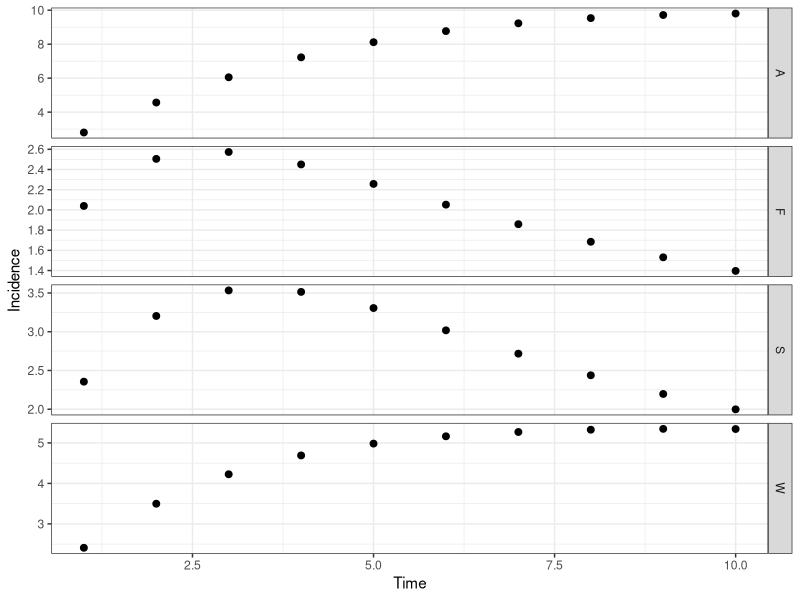

Write R code to recreate this figure.
# CF McQuaid & RMGJ Houben
# Start 21/04/2017 ---> current version 26/04/2017
# Cohort model of TB including regression and a slow stream
########################################
#         ^     ^     ^     ^          #
#      -> Q <-> S <-> C <-> Y -> M     # Q - Quiescent, S - Subclinical, C - Minimal (C+S-), Y - Disseminated (C+S+, symptomatic), M - Death (due to disease)
#     /   ^     ^                      #
#    E    |     |                      # E - Recently Infected, T - Cumulative incidence (using initial disease-free population)
#     \   v     v                      #
#      -> K <-> Z                      # K - Quiescent (slow stream), Z- Subclinical (slow stream),
#         v     v                      #
########################################
##set wd depending on who is coding/playing
setwd("C:/Users/cfmcquaid/Simulations")
#setwd("/Users/ReinHouben/Filr/ifolder/Applications (funding and jobs)/2016 - ERC starting grant/Rmodel_nathis/NatHistCoh")

#Next steps
# 1. get the prop inc disease after 5 years to 5%
###   How: play with Eq values, OR increase progression parameters
# 2. achieve 1 + start higher and sharper decrease in early years
###   How: change initial states to more realistic point, based on what prev of disease would be at screening
###   Also increase progression rates, while decreasing proportion that goes into the fast pathway

library("reshape2"); library("deSolve"); library("ggplot2"); library("plyr");
# Parameter sets: Average (), Wax (regression), Slow (slow), Full (regression, slow)
# Ax - rate from compartment A to compartment X, Omega - background mortality
paramA <- c(Eq=1.00, Qs=0.03, Qk=0.00, Kz=0.00, Kq=0.00, Sc=0.22, Sq=0.00, Sz=0.00, Zk=0.00, Zs=0.00, Cy=0.22, Cs=0.00, Ym=0.25, Yc=0.00, Omega=0)
paramW <- c(Eq=1.00, Qs=0.03, Qk=0.00, Kz=0.00, Kq=0.00, Sc=0.50, Sq=0.25, Sz=0.00, Zk=0.00, Zs=0.00, Cy=0.50, Cs=0.25, Ym=0.50, Yc=0.25, Omega=0)
paramS <- c(Eq=0.10, Qs=0.50, Qk=0.00, Kz=0.01, Kq=0.00, Sc=0.22, Sq=0.00, Sz=0.00, Zk=0.00, Zs=0.05, Cy=0.22, Cs=0.00, Ym=0.25, Yc=0.00, Omega=0)
paramF <- c(Eq=0.10, Qs=0.50, Qk=0.00, Kz=0.01, Kq=0.00, Sc=0.50, Sq=0.25, Sz=0.00, Zk=0.25, Zs=0.05, Cy=0.50, Cs=0.25, Ym=0.50, Yc=0.25, Omega=0)
# Initial states of compartments
state <- c(E=100000, Q=0, K=0, S=0, Z=0, C=0, Y=0, M=0, T=0)
# Timespan for simulation
times <- seq(0, 10, by = 1)
# Timespan for burn
timeb <- 2
# Timespan for tornado
timet <- 5
# ODE function
regr <- function(t, state, parameters){
  with(as.list(c(state, parameters)), {
   # rates of change
   dE <- - E
   dQ <- + Eq*E + Sq*S + Kq*K - (Qs + Qk + Omega)*Q
   dK <- + (1 - Eq)*E + Zk*Z + Qk*Q - (Kz + Kq + Omega)*K
   dS <- + Qs*Q + Cs*C + Zs*Z - (Sc + Sq + Sz + Omega)*S
   dZ <- + Kz*K + Sz*S - (Zk + Zs + Omega)*Z
   dC <- + Sc*S + Yc*Y - (Cs + Cy + Omega)*C
   dY <- + Cy*C -(Yc + Ym + Omega)*Y
   dM <- + Ym*Y
   dT <- + Sc*S / sum(state[1:5])
   # return the rate of change
   list(c(dE, dQ, dK, dS, dZ, dC, dY, dM, dT))
  })
}
# Burn off the first X years to establish the proportion of individuals in each compartment, removing diseased
burn <- function(tb, state, fxn, parameters){
  out <- ode(y = state, times = seq(0, tb, by = 1), func = fxn, parms = parameters)
  stateb <- c(out[tb, 2], out[tb, 3], out[tb, 4], out[tb, 5], out[tb, 6], C=0, Y=0, M=0, T=0)
  return(stateb)
}
# Calculation function
calc <- function(ts, tb, state, fxn, parameters, source){
  stateb <- burn(tb = tb, state = state, fxn = regr, parameters = parameters)
  out <- ode(y = stateb, times = ts, func = fxn, parms = parameters)
  out <- as.data.frame(out)
  # Calculating incidence
  out$inc <- parameters["Sc"]*out$S / (out$E + out$Q + out$S + out$K + out$Z)
  # Calculating incidence rate (https://en.wikipedia.org/wiki/Incidence_(epidemiology)), proportion of population that result in cases per year = (total # cases incl mort) / {[(C+Y)_t1-(C+Y)_t0]*(t1+t0)/2 + t1*(E+Q+S+K+Z)_t1}
  out$rate <- (out$C + out$Y + out$M) / (head(c(out$C,0) + c(out$Y,0) - c(0,out$C) - c(0,out$Y), -1)*head(c(out$time,0) - c(0,out$time), -1) / 2 + (out$E + out$Q + out$S + out$K + out$Z)*out$time)
  # Calculating the "relative risk" (see Vynnycky & Fine, 1997)
  # out$risk <- head(c(out$C,0) + c(out$Y,0) - c(0,out$C) - c(0,out$Y), -1)/(out$C[2] + out$Y[2])
  out$risk <- parameters["Sc"]*out$S/(parameters["Sc"]*out$S[1])
  # Calculating the "interval from conversion" (see Styblo 1991 & TSRU progress report 1967)
  # out$int <- 100*head(c(out$C,0) + c(out$Y,0) - c(0,out$C) - c(0,out$Y), -1)/sum(head(c(out$C,0) + c(out$Y,0) - c(0,out$C) - c(0,out$Y), -1))
  out$int <- parameters["Sc"]*out$S/sum(parameters["Sc"]*out$S)
  # Calculating point prevalence
  out$prev <- (out$C + out$Y) / (out$E + out$Q + out$S + out$K + out$Z + out$C + out$Y)
  # Removing the first data point at time zero as we only sample after a year
  out <- out[-c(1), ]
  # Formatting the data for plotting - putting into a melted data.fame, with additional columns for the source matrix
  out <- melt(out, id.vars = c("time"))
  out$source <- source
  return(out)
}
outA <- calc(ts = times, tb = timeb, state = state, fxn = regr, parameters = paramA, source = "A")
outW <- calc(ts = times, tb = timeb, state = state, fxn = regr, parameters = paramW, source = "W")
outS <- calc(ts = times, tb = timeb, state = state, fxn = regr, parameters = paramS, source = "S")
outF <- calc(ts = times, tb = timeb, state = state, fxn = regr, parameters = paramF, source = "F")
out <- rbind(outA, outW, outS, outF)
# Plot output
theme_set(theme_bw())
##all scenarios
ggplot(out[out$variable %in% c("risk"), ], aes(time, value)) + geom_point(size=2) + labs(x = "Time", y = "Incidence") + facet_grid(source ~ . , scales = "free")
##slow and slow+regression only (S+F)
out2 <- subset(out, source=='F' | source == 'S', select=time:source)  
#ggplot(out2[out2$variable %in% c("inc"), ], aes(time, value)) + geom_point(size=2) + labs(x = "Time", y = "Incidence") + facet_grid(source ~ . , scales = "free")

# Fitting parameters and state: proportion of individuals diseased after "Otime" years, using parameter set "Osource"
Osource <- "F"; Otime <- 5
Ci <- out[which(out$source == Osource & out$variable == "T" & out$time == Otime), ]
Ic <- out[which(out$source == Osource & out$variable == "inc" & out$time == Otime), ]
Ra <- out[which(out$source == Osource & out$variable == "rate" & out$time == Otime), ]
Pp <- out[which(out$source == Osource & out$variable == "prev" & out$time == Otime), ]
Rr <- out[which(out$source == Osource & out$variable == "risk" & out$time == Otime), ]
Iv <- out[which(out$source == Osource & out$variable == "int" & out$time == Otime), ]

# # Tornado plot
# torn <- function(ts, tb, tt, state, fxn, parameters, source){
#   # Store data
#   data <- rbind(parameters, parameters)
#   rownames(data) <- c('+1%', '-1%')   
#   # Compare to default data set
#   out <- calc(ts = ts, tb = tb, state = state, fxn = regr, parameters = parameters, source = source)
#   def <- out[which(out$time ==tt & out$variable == "prev"),"value"]
#   for (i in 1:15){
#     # Increasing and decreasing each parameter in turn
#     parametersM = parameters; parametersL = parameters
#     parametersM[i] = parametersM[i] + 0.01*parametersM[i]; parametersL[i] = parametersL[i] - 0.01*parametersL[i]
#     outM <- calc(ts = ts, tb = tb, state = state, fxn = regr, parameters = parametersM, source = source); outL <- calc(ts = ts, tb = tb, state = state, fxn = regr, parameters = parametersL, source = source)
#     outM <- (outM[which(outM$time ==tt & outM$variable == "prev"),"value"] - def) / def; outL <- (outL[which(outL$time ==tt & outL$variable == "prev"),"value"] - def) / def
#     data[1, i] <- outM; data[2, i] <- outL
#   }
#   return(data)
# }
# data <- torn(ts = times, tb = timeb, tt = timet, state = state, fxn = regr, parameters = paramF, source ="F")
# # For plotting '%' on x-axis
# x <- seq(-0.01,0.01, length=10)
# ORD = order(abs(data[2,] - data[1,]))
# barplot(data[1,ORD], horiz = T, las=1, xlim = c(-0.01,0.01), xaxt='n', ylab = '', beside=T, col=c('black'))
# barplot(data[2,ORD], horiz = T, las=1, xlim = c(-0.01,0.01), xaxt='n', ylab = '', beside=T, col=c('white'), add = TRUE)
# axis(1, at=pretty(x), lab=paste0(pretty(x) * 100," %"), las=TRUE)
